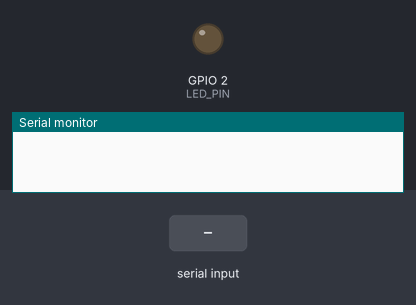
Bench run of a sketch on a simulated ESP32. Shown: output pins drawn as LEDs (lit = HIGH), the last lines printed to the serial monitor. Dashed ring = blinking. The test bench sets the inputs (shaded band).

Above: at 0.0 s.
At 1.7 s:
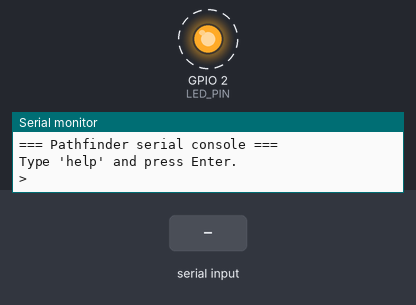
1.8 s: "help\n" received over Serial
4.8 s: "status\n" received over Serial
7.8 s: "reset\n" received over Serial
Timing chart, 0 to 16.8 s (numbered marks = the images above; inputs shaded):
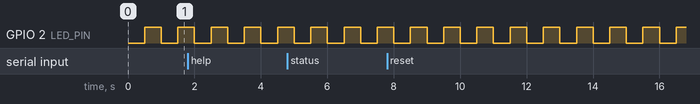

The sketch:

a1b_serial_console.ino
```cpp
/*
  a1b_serial_console.ino
  Porpoise Robotics - Pathfinder advanced course, Lesson 1

  WHAT THIS PROGRAM DOES
  ----------------------
  Gives the ESP32 a command line. Open the Serial Monitor at 115200 baud, type
  "help", and press Enter. Nothing moves.

  This is the pattern behind Console.ino in Pathfinder_Op_Program12, where it
  is how you pair a controller, dump diagnostics and retune the deadzones at
  the track without a laptop full of toolchains. A console turns a compiled
  binary into something you can interrogate.

  BEFORE YOU CAN COMPILE THIS
  ---------------------------
  Board package: "esp32_bluepad32" by Ricardo Quesada, version 4.1.0
    Tools > Board > esp32_bluepad32 > "ESP32 Dev Module".
  Libraries: none.

  COMMANDS
  --------
    help            list the commands
    status          show the current values
    echo <text>     print whatever you typed back
    set rate <n>    change the blink rate, in milliseconds
    set scale <f>   change a float, to show the parsing difference
    reset           put everything back to its compiled-in defaults

  THE THREE PROBLEMS A CONSOLE HAS TO SOLVE
  -----------------------------------------
  1. READING WITHOUT BLOCKING. Serial.readStringUntil() waits for a newline,
     and while it waits the vehicle is not driving. Instead we take whatever
     bytes have arrived, one pass at a time, and only act once we see the end
     of a line. Look at readSerialLine() - it returns immediately every time.

  2. LINE ENDINGS. The Serial Monitor sends whatever its dropdown is set to:
     nothing, LF, CR, or both. A parser that only handles one of those will
     look broken to whoever set theirs differently. This one accepts all four.

  3. PARSING. A command is a verb and some arguments. startsWith() and
     substring() are enough for a handful of commands and are far easier to
     read than anything cleverer. toInt() and toFloat() return 0 for anything
     they cannot parse, so a value that matters gets range checked rather than
     trusted - the same defensive habit loadSettings() uses in Op 12 when it
     reads a brand new EEPROM full of 0xFF.

  WHAT TO TRY
  -----------
  1. Try every command. Then type something that is not a command.
  2. Type "set rate abc". What happens, and why does the range check matter?
  3. Change your Serial Monitor line ending setting to each of its four
     options in turn. Does the console still work?
  4. Add a command of your own: "toggle" that flips a bool.
  5. Open Console.ino in Op Program 12 and find the same three problems being
     solved there.
*/

// --- Compiled-in defaults -------------------------------------------
const unsigned long DEFAULT_RATE_MS = 500;
const float         DEFAULT_SCALE   = 1.0f;

const unsigned long RATE_MIN = 20, RATE_MAX = 5000;
const float         SCALE_MIN = 0.2f, SCALE_MAX = 1.2f;

const int LED_PIN = 2;

// --- Live values ----------------------------------------------------
unsigned long blink_rate_ms = DEFAULT_RATE_MS;
float         scale_factor  = DEFAULT_SCALE;

unsigned long last_blink = 0;
bool led_is_on = false;

// A place to build up the line as its characters arrive.
String input_line = "";

void setup() {
  Serial.begin(115200);
  delay(500);

  pinMode(LED_PIN, OUTPUT);

  Serial.println();
  Serial.println(F("=== Pathfinder serial console ==="));
  Serial.println(F("Type 'help' and press Enter."));
  printPrompt();
}

void loop() {
  unsigned long now = millis();

  // The console never stops the blinker, and the blinker never stops the
  // console. That is the whole point.
  handleSerial();

  if (now - last_blink >= blink_rate_ms) {
    last_blink = now;
    led_is_on = !led_is_on;
    digitalWrite(LED_PIN, led_is_on ? HIGH : LOW);
  }
}

// ===================================================================
// READING
// ===================================================================

/*
  Takes whatever characters have arrived since last time and adds them to
  input_line. When a line ending shows up, hands the finished line to
  runCommand() and starts a fresh one.

  Returns immediately either way, so loop() keeps running at full speed.
*/
void handleSerial() {
  while (Serial.available() > 0) {
    char c = (char)Serial.read();

    // Accept CR, LF, or both, so every Serial Monitor setting works.
    if (c == '\n' || c == '\r') {
      if (input_line.length() > 0) {
        Serial.println();          // Echo the newline the user pressed
        runCommand(input_line);
        input_line = "";
        printPrompt();
      }
      continue;
    }

    // Backspace, so a typo is fixable.
    if (c == 8 || c == 127) {
      if (input_line.length() > 0) {
        input_line.remove(input_line.length() - 1);
        Serial.print(F("\b \b"));
      }
      continue;
    }

    // Ignore anything that is not printable, and cap the length so a stuck
    // sender cannot grow the string until the ESP32 runs out of memory.
    if (c >= 32 && c < 127 && input_line.length() < 80) {
      input_line += c;
      Serial.print(c);             // Echo, so the user can see what they typed
    }
  }
}

void printPrompt() {
  Serial.print(F("> "));
}

// ===================================================================
// PARSING
// ===================================================================

void runCommand(String line) {
  line.trim();
  line.toLowerCase();

  if (line == "help") {
    printHelp();

  } else if (line == "status") {
    printStatus();

  } else if (line == "reset") {
    blink_rate_ms = DEFAULT_RATE_MS;
    scale_factor  = DEFAULT_SCALE;
    Serial.println(F("Back to defaults."));

  } else if (line.startsWith("echo ")) {
    Serial.println(line.substring(5));

  } else if (line.startsWith("set rate ")) {
    // toInt() returns 0 for anything it cannot parse, so the range check below
    // is doing double duty: it catches both nonsense and out-of-range values.
    long value = line.substring(9).toInt();
    if (value >= (long)RATE_MIN && value <= (long)RATE_MAX) {
      blink_rate_ms = (unsigned long)value;
      Serial.printf("rate = %lu ms\n", blink_rate_ms);
    } else {
      Serial.printf("rate must be %lu to %lu\n", RATE_MIN, RATE_MAX);
    }

  } else if (line.startsWith("set scale ")) {
    float value = line.substring(10).toFloat();
    if (value >= SCALE_MIN && value <= SCALE_MAX) {
      scale_factor = value;
      Serial.printf("scale = %.2f\n", scale_factor);
    } else {
      Serial.printf("scale must be %.1f to %.1f\n", SCALE_MIN, SCALE_MAX);
    }

  } else {
    Serial.print(F("Unknown command: "));
    Serial.println(line);
    Serial.println(F("Type 'help'."));
  }
}

// ===================================================================
// OUTPUT
// ===================================================================

void printHelp() {
  Serial.println(F("  help            this list"));
  Serial.println(F("  status          show the current values"));
  Serial.println(F("  echo <text>     print it back"));
  Serial.println(F("  set rate <n>    blink rate in ms, 20 to 5000"));
  Serial.println(F("  set scale <f>   a float, 0.2 to 1.2"));
  Serial.println(F("  reset           back to compiled-in defaults"));
}

void printStatus() {
  Serial.printf("rate  = %lu ms\n", blink_rate_ms);
  Serial.printf("scale = %.2f\n",   scale_factor);
  Serial.printf("up    = %lu s\n",  millis() / 1000);
}
```

Measured:
- by itself, GPIO 2 (LED_PIN): alternates HIGH for 0.50 s and LOW for 0.50 s
